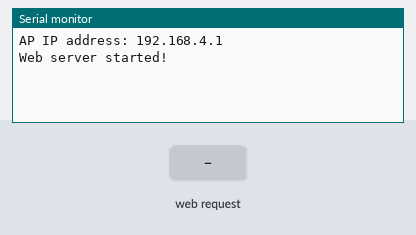
Simulated run of this sketch. Board: ESP8266 (NodeMCU). Shown: the last lines printed to the serial monitor. The test bench sets the inputs (shaded band).

Above: at 1.2 s.
1.3 s: HTTP request GET /?status=DAY received
At 2.1 s:
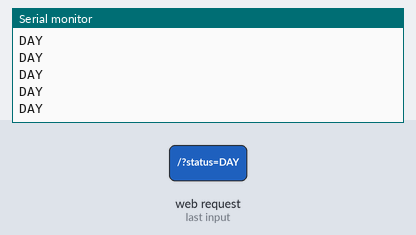
3.2 s: HTTP request GET /?status=NIGHT received
At 3.8 s:
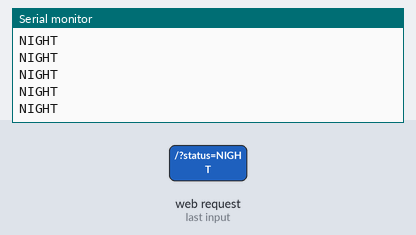

Measured:
- after the input at 1.3 s, the serial monitor: prints a new line at once (image 1)
- after the input at 3.2 s, the serial monitor: prints a new line at once (image 2)

The sketch:

1webdevlopment.ino
```cpp
#include <ESP8266WiFi.h>
#include <ESP8266WebServer.h>

const char* ssid = "Hotspot";
const char* password = "";

String page = "";
String data = "UNKNOWN"; // Initialize as unknown


ESP8266WebServer server(80);   // Instantiate server at port 80 (http port)


void setup() {
  Serial.begin(115200);
  WiFi.softAP(ssid, password);
  IPAddress apIP = WiFi.softAPIP(); // Get IP address of the AP
  Serial.print("AP IP address: ");
  Serial.println(apIP);

  server.on("/", []() {
    // Display HTML page
    page = "<h1 style='text-align: center;'>Welcome to M-PULSE Xtronica 2k24</h1>";


    //2 comment
    page += "<div style='text-align: center;'>"; // Align buttons to the center
    page += "<form action='/' method='post'>";
    page += "<button type='submit' name='status' value='DAY' style='font-size: 50px; padding: 50px;'>Set Day</button><br><br>";
    page += "<button type='submit' name='status' value='NIGHT' style='font-size: 50px; padding: 20px;'>Set Night</button>";
    page += "</form>";


    //3rd comment
    page += "</div>"; // End of button alignment container
    page += "<div id='data-container' 'text-align: center'><h1>Data: " + String(data) + "</h1></div>"; // Data container

    page += "<script>setTimeout(function() { location.reload(); }, 1500);</script>"; // Reload page

    server.send(200, "text/html", page);
  });

  server.begin();
  Serial.println("Web server started!");
}


void loop()
  {
    server.handleClient();
    if (server.hasArg("status"))
      {
        String newStatus = server.arg("status");
        if (newStatus == "DAY")
          {
            Serial.println(newStatus);
            data = "Day";
          }
        else if (newStatus == "NIGHT")
          {
            data = "Night";
            Serial.println(newStatus);
          }
      }
  }
```
